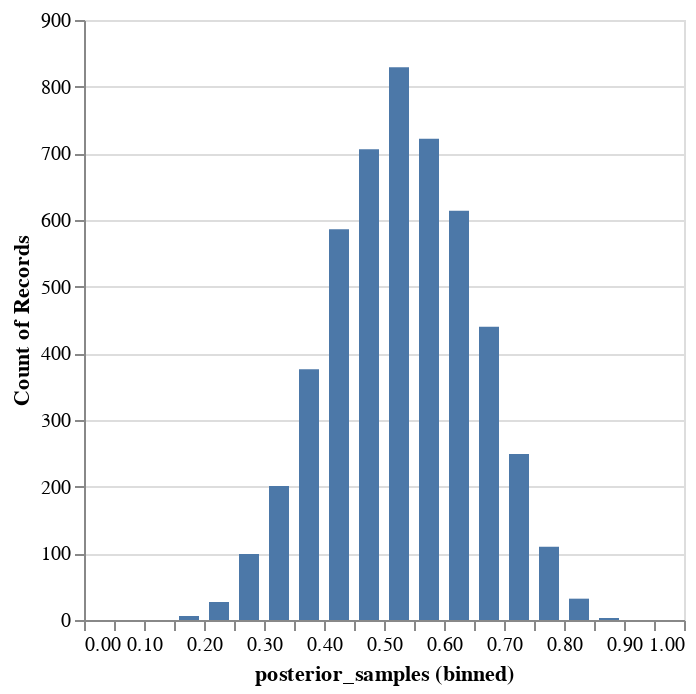

The notebook cell this image was saved under:
### Code cell
samples_df = pd.DataFrame({"posterior_samples": samples[:5000]})
alt.Chart(samples_df).mark_bar(size=10).encode(
    x=alt.X("posterior_samples", bin=alt.BinParams(step=0.05, extent=[0, 1])),
    y="count()",
)

### Figure 1 — Vega-Lite specification as saved in the notebook (floating-point values rounded to 4 significant figures; data arrays with more than 128 entries replaced by an {"elided": "..."} marker saying what was removed)
{"$schema": "https://vega.github.io/schema/vega-lite/v5.20.1.json", "config": {"view": {"continuousHeight": 300, "continuousWidth": 300}}, "data": {"name": "data-6d00f51c62b8f63325fc9d0c918dc997"}, "datasets": {"data-6d00f51c62b8f63325fc9d0c918dc997": {"elided": "5000 records"}}, "encoding": {"x": {"bin": {"extent": [0, 1], "step": 0.05}, "field": "posterior_samples", "type": "quantitative"}, "y": {"aggregate": "count", "type": "quantitative"}}, "mark": {"size": 10, "type": "bar"}}
